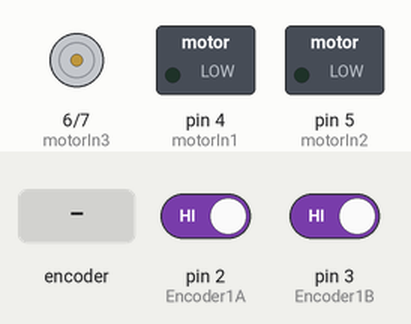
Recording of a sketch running on a simulated Arduino Uno, built with avr-gcc and run on an emulated ATmega328P. Parts: motor-driver pin pairs drawn as motors (green arrow = first pin HIGH = forward, orange = second pin HIGH = backward, longer = more drive), switched loads named in the sketch (green lamp = pin HIGH). The inputs (shaded band) are chosen by the test bench; at power-on: pin 2 (Encoder1A) HIGH, pin 3 (Encoder1B) HIGH. The ROS host is connected and sends only what is stated.

Above: at 1.2 s.
1.3 s: rotary encoder on pin 2 (Encoder1A) / pin 3 (Encoder1B) turned 3 steps (first pin leading)
Timing chart, 0 to 4.3 s (numbered marks = the images above; inputs shaded):
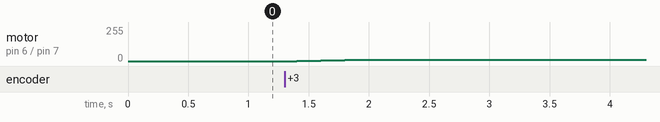

Measured:
- after the input at 1.3 s, motor on pin 6 (motorIn3) / pin 7 (motorIn4): stopped → forward 1/255 after 0.10 s, → forward 2/255 0.10 s later, → forward 5/255 0.10 s later, → forward 8/255 0.20 s later

The sketch:

serial_node_PID.ino
```cpp
#include <ros.h>
#include <geometry_msgs/Vector3.h>

#define Encoder1A  2
#define Encoder1B  3
#define Encoder2A  19  //left encoder19
#define Encoder2B  18  //left encoder18

#define motorIn1 4
#define motorIn2 5
#define motorIn3 6
#define motorIn4 7
//OUT1,OUT2 leftmotor
//OUT3,OUT4 rightmotor
#define LOOPTIME        100                     // PID loop time

ros::NodeHandle nh;

bool set_;

geometry_msgs::Vector3 vel_msg;
ros::Publisher p("feedback_wheel_angularVel", &vel_msg);

int pin1A = 0;
int pin1AOld = 0;
int pin1B = 0;
int pin1BOld = 0;
int pin2A = 0;
int pin2AOld = 0;
int pin2B = 0;
int pin2BOld = 0;

volatile long Encoder1pos = 0;
volatile long Encoder2pos = 0;
unsigned long lastMilli = 0;                    // loop timing

//Max linear velocity from cmd_vel is 0.112

//double omega_left_target = 1.74;
//double omega_right_target = 1.74;

double omega_left_target = 0;
double omega_right_target = 0;

double omega_left_actual = 0;                              // speed (actual value)
double omega_right_actual = 0;                              // speed (actual value)

int PWM_val1 = 0;                                // (25% = 64; 50% = 127; 75% = 191; 100% = 255)
int PWM_val2 = 0;
int CPR = 48;                                   // encoder count per revolution
int gear_ratio =226;                            // motor gear ratio

double sum_error, d_error, pidTerm=0;

float Kp = 1;
float Ki = 0.01;
//float Ki = 0;
float Kd = 1;
//float Kd = 10;

void messageCb(const geometry_msgs::Vector3& msg)
{
  omega_left_target = msg.x;
  omega_right_target = msg.y;
}

ros::Subscriber<geometry_msgs::Vector3> s("cmd_wheel_angularVel",messageCb);

void setup()
{
  nh.initNode();
  nh.subscribe(s);
  nh.advertise(p);

  pinMode(motorIn1,OUTPUT);   pinMode(motorIn2,OUTPUT);   pinMode(motorIn3,OUTPUT);   pinMode(motorIn4,OUTPUT);
  pinMode(Encoder1A, INPUT);  pinMode(Encoder1B, INPUT);  pinMode(Encoder2A, INPUT);  pinMode(Encoder2B, INPUT);

  digitalWrite(Encoder1A, HIGH);  digitalWrite(Encoder1B, HIGH);  digitalWrite(Encoder2A, HIGH);  digitalWrite(Encoder2B, HIGH);       // turn on pullup resistor

  attachInterrupt(0, left_encoder, CHANGE); attachInterrupt(1, left_encoder, CHANGE); attachInterrupt(4, right_encoder, CHANGE); attachInterrupt(5, right_encoder, CHANGE);

  //Serial.begin (115200);
  //Serial.println("start");
}

void loop()
{
     vel_msg.x=omega_left_actual;
     vel_msg.y=omega_right_actual;
     nh.spinOnce();
     p.publish(&vel_msg);

     if((millis()-lastMilli) >= LOOPTIME)
     {                                    // enter tmed loop
        lastMilli = millis();
        getMotorData();                                                           // calculate speed

        PWM_val1= (updatePid(omega_left_target, omega_left_actual));                       // compute PWM value from rad/s
        PWM_val2= (updatePid(omega_right_target, omega_right_actual));
        //PWM_val1= constrain(int(omega_left_target/0.00682352941), 0 , 255);
        //PWM_val2= constrain(int(omega_right_target/0.00682352941), 0 , 255);
        if (omega_left_target<=0)   { analogWrite(motorIn1,PWM_val1);  analogWrite(motorIn2,0);}
        if (omega_left_target>0)    { analogWrite(motorIn1,0);  analogWrite(motorIn2,PWM_val1);}
        if (omega_right_target<=0)  { analogWrite(motorIn3,PWM_val2);  analogWrite(motorIn4,0);}
        if (omega_right_target>0)   { analogWrite(motorIn3,0);  analogWrite(motorIn4,PWM_val2);}
        //printMotorInfo();
     }
    //printMotorInfo();                                                           // display data
}

void getMotorData()
{
  static long Encoder1posPre = 0;
  static long Encoder2posPre = 0;

  //converting ticks/s to rad/s
  omega_left_actual  = ((Encoder1pos - Encoder1posPre)*(1000/LOOPTIME))*2*PI/(CPR*gear_ratio);  //ticks/s to rad/s
  omega_right_actual = ((Encoder2pos - Encoder2posPre)*(1000/LOOPTIME))*2*PI/(CPR*gear_ratio);  //ticks/s to rad/s

  Encoder1posPre = Encoder1pos;
  Encoder2posPre = Encoder2pos;
}

double updatePid(double targetValue,double currentValue)
{
  //double pidTerm = 0;                                                            // PID correction
  //double error, last_error, sum_error, d_error;
  double error=0;
  static double last_error=0;
  error = targetValue - currentValue;
  sum_error = sum_error + error * LOOPTIME;
  d_error = (error - last_error) / LOOPTIME;
  pidTerm = Kp * error + Ki * sum_error + Kd * d_error;
  last_error = error;
  return constrain(int(pidTerm/0.00682352941), 0, 255);
}

void left_encoder()
{   pin1A = digitalRead(2); pin1B = digitalRead(3);
    if (pin1A == 0 && pin1B == 0)
    {
      if (pin1AOld == 1 && pin1BOld == 0)   Encoder1pos ++;
      if (pin1AOld == 0 && pin1BOld == 1)   Encoder1pos --;
    }
    if (pin1A == 0 && pin1B == 1)
    {
      if (pin1AOld == 0 && pin1BOld == 0)   Encoder1pos ++;
      if (pin1AOld == 1 && pin1BOld == 1)   Encoder1pos --;
    }
    if (pin1A == 1 && pin1B == 1)
    {
      if (pin1AOld == 0 && pin1BOld == 1)   Encoder1pos ++;
      if (pin1AOld == 1 && pin1BOld == 0)   Encoder1pos --;
    }
    if (pin1A == 1 && pin1B == 0)
    {
      if (pin1AOld == 1 && pin1BOld == 1)   Encoder1pos ++;
      if (pin1AOld == 0 && pin1BOld == 0)   Encoder1pos --;
    }
    pin1AOld = pin1A; pin1BOld = pin1B;
}

void right_encoder()
{   pin2A = digitalRead(19); pin2B = digitalRead(18);
    if (pin2A == 0 && pin2B == 0)
    {
      if (pin2AOld == 1 && pin2BOld == 0)   Encoder2pos --;
      if (pin2AOld == 0 && pin2BOld == 1)   Encoder2pos ++;
    }
    if (pin2A == 0 && pin2B == 1)
    {
      if (pin2AOld == 0 && pin2BOld == 0)   Encoder2pos --;
      if (pin2AOld == 1 && pin2BOld == 1)   Encoder2pos ++;
    }
    if (pin2A == 1 && pin2B == 1)
    {
      if (pin2AOld == 0 && pin2BOld == 1)   Encoder2pos --;
      if (pin2AOld == 1 && pin2BOld == 0)   Encoder2pos ++;
    }
    if (pin2A == 1 && pin2B == 0)
    {
      if (pin2AOld == 1 && pin2BOld == 1)   Encoder2pos --;
      if (pin2AOld == 0 && pin2BOld == 0)   Encoder2pos ++;
    }
  pin2AOld = pin2A; pin2BOld = pin2B;
}

/*
void printMotorInfo()
{
   Serial.print("  LEFT rad/s:");                  Serial.print(omega_left_actual);
   Serial.println();
   Serial.print("  RIGHT rad/s:");                  Serial.print(omega_right_actual);
   Serial.println();
   //Serial.print("  Error:");                  Serial.print(error);
   //Serial.println();
   //Serial.print("  Sum_Error:");                  Serial.print(sum_error);
   //Serial.println();
   //Serial.print("  D_Error:");                  Serial.print(d_error);
   //Serial.println();
}
*/
```
